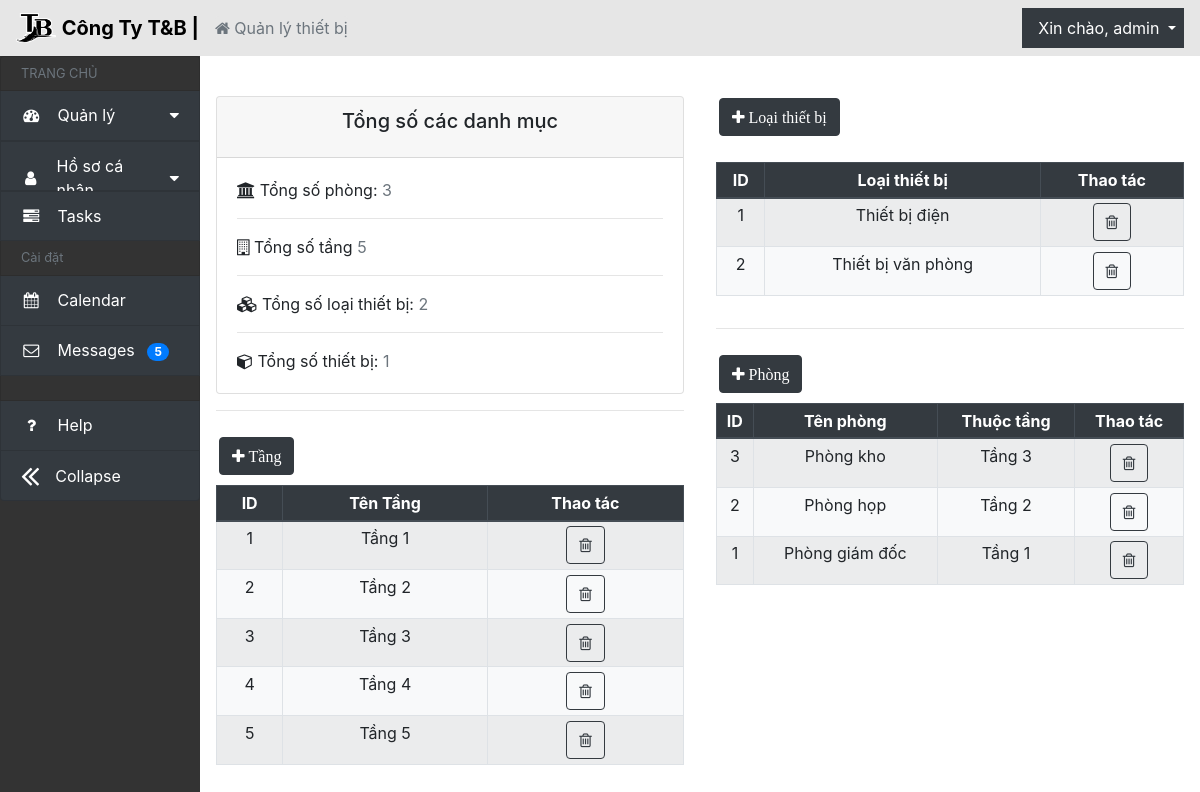
The page /vitri/ (signed in) on the database its author committed.
### QLthietbi_app/models.py (models this page shows, shortened)
class CustomUser(AbstractBaseUser, PermissionsMixin):
    username = models.CharField(_('username'), max_length=30, unique=True,
                                help_text=_('Yêu cầu 30 ký tự hoặc ít hơn. Chỉ chứa chữ cái, số và các ký tự @/./+/-/_'),
                                error_messages={
                                    'unique': _("Tên đăng nhập đã tồn tại."),
                                })
    ho = models.CharField(max_length=30, verbose_name='Họ')
    ten = models.CharField(max_length=30, verbose_name='Tên')
    GENDER_CHOICES = [
        ('nam', 'Nam'),
        ('nu', 'Nữ'),
        ('khac', 'Khác'),
    ]
    gioi_tinh = models.CharField(max_length=6, choices=GENDER_CHOICES, default='Chưa đặt giới tính', blank=True, null=True, verbose_name='Giới tính')
    USER_ROLES = [('quanly', 'Quản Lý'),('kythuatvien', 'Kỹ Thuật Viên'),]
    chuc_vu = models.CharField(choices=USER_ROLES, max_length=20, default='Chưa đặt chức vụ',verbose_name='Chức vụ')
    email = models.EmailField(verbose_name='Địa chỉ email', unique=True)
    sdt = models.CharField(max_length=10, null=True, blank=True, verbose_name='Số điện thoại')
    ngay_sinh = models.DateField(null=True, blank=True, verbose_name='Ngày sinh')
    ngay_vao_lam = models.DateField(null=True, blank=True, verbose_name='Ngày vào làm')
    is_active = models.BooleanField(default=True, verbose_name='Đang làm việc')
    is_staff = models.BooleanField(default=False, verbose_name='Nhân viên quản lý')
    objects = CustomUserManager()
    USERNAME_FIELD = 'username'
    REQUIRED_FIELDS = ['email']
    class Meta:
        verbose_name_plural = 'Người dùng'

class Tang(models.Model):
    ten_tang = models.CharField(max_length=10,verbose_name='Số tầng')
    class meta:
        ordering = ['-ten_tang']
        verbose_name_plural = 'Tầng'
    def __str__(self):
        return self.ten_tang

class LoaiThietBi(models.Model):
    ten_loaithietbi = models.CharField(max_length=30, verbose_name='Tên loại thiết bị')
    class Meta:
        ordering = ['-ten_loaithietbi']
        verbose_name_plural = 'Loại thiết bị'

class Phong(models.Model):
    tang = models.ForeignKey(Tang, on_delete=models.CASCADE, verbose_name='Tầng')
    ten_phong = models.CharField(max_length=30, verbose_name='Tên phòng')
    class Meta:
        ordering = ['-ten_phong']
        verbose_name_plural = 'Phòng'

### QLthietbi_app/views.py (the view)
# urls.py: path('vitri/', views.render_vitri_thietbi, name='render_vitri_thietbi'),
def render_vitri_thietbi(request):
    listPhong = Phong.objects.all()
    listTang = Tang.objects.all()
    listLoaiThietBi = LoaiThietBi.objects.all()
    ThietBiCount = ThietBi.objects.all().count()
    return render(request, 'vitri_thietbi.html', {'listPhong': listPhong, 'listTang': listTang, 'listLoaiThietBi': listLoaiThietBi, 'ThietBiCount': ThietBiCount})

### QLthietbi_app/templates/vitri_thietbi.html (shortened to what this page needs)
{% extends 'header.html' %}
{% block content %}
<div class="col-5 p-md-3">
  <br />
  <div class="card">
    <div class="card-header">
      <h5 class="card-title text-center">Tổng số các danh mục</h5>
    </div>
    <div class="card-body">
      <a
        ><i class="fa fa-university" aria-hidden="true"></i> Tổng số phòng:
        <span class="text-muted">{{ listPhong.count }}</span></a
      >
      <hr />
      <a
        ><i class="fa fa-building-o" aria-hidden="true"></i> Tổng số tầng
        <span class="text-muted">{{ listTang.count }}</span></a
      >
      <hr />
      <a
        ><i class="fa fa-cubes" aria-hidden="true"></i> Tổng số loại thiết bị:
        <span class="text-muted">{{ listLoaiThietBi.count }}</span></a
      >
      <hr />
      <a
        ><i class="fa fa-cube" aria-hidden="true"></i> Tổng số thiết bị:
        <span class="text-muted">{{ ThietBiCount }}</span></a
      >
    </div>
  </div>
  <hr />
  <div class="row element-button">
    <div class="px-3 py-2 pr-1">
      <button
        type="button"
        class="btn btn-dark"
        data-toggle="modal"
        data-target="#thietbiModal"
      >
        <i class="fa fa-plus" aria-hidden="true"> Tầng</i>
      </button>
    </div>
  </div>
  <div class="table-responsive">
    <table
      id="tang-table"
      class="table table-sm table-striped bg-light table-condensed table-bordered"
    >
      <thead class="thead-dark">
        <th class="text-center">ID</th>
        <th class="text-center">Tên Tầng</th>
        <th class="text-center">Thao tác</th>
      </thead>
      <tbody>
        <tr>
          {% csrf_token %} {% for Tang in listTang %}
          <td class="text-center">{{ Tang.id }}</td>
          <td class="text-center">Tầng {{ Tang.ten_tang }}</td>
          <td class="text-center">
            <a
              class="btn btn-outline-dark"
              data-placement="top"
              title="Xóa tầng"
              data-target="#confirmDelete1Modal-{{ ThietBi.id_thiet_bi }}"
              data-toggle="modal"
              data-tooltip="tooltip"
              id="delete-item"
              ><i class="fa fa-trash-o" aria-hidden="true"></i
            ></a>
          </td>
        </tr>
        {% endfor %}
      </tbody>
    </table>
  </div>
</div>
<div class="col-5 p-md-3">
  <div class="row element-button">
    <div class="px-3 py-4 pr-1">
      <button
        type="button"
        class="btn btn-dark"
        data-toggle="modal"
        data-target="#thietbiModal"
      >
        <i class="fa fa-plus" aria-hidden="true"> Loại thiết bị</i>
      </button>
    </div>
  </div>
  <div class="table-responsive">
    <table
      id="loai-table"
      class="table table-sm table-striped bg-light table-condensed table-bordered"
    >
      <thead class="thead-dark">
        <th class="text-center">ID</th>
        <th class="text-center">Loại thiết bị</th>
        <th class="text-center">Thao tác</th>
      </thead>
      <tbody>
        <tr>
          {% csrf_token %} {% for LoaiThietBi in listLoaiThietBi %}
          <td class="text-center">{{ LoaiThietBi.id }}</td>
          <td class="text-center">{{ LoaiThietBi.ten_loaithietbi }}</td>
          <td class="text-center">
            <a
              class="btn btn-outline-dark"
              data-placement="top"
              title="Xóa loại thiết bị"
              data-target="#confirmDelete1Modal-{{ ThietBi.id_thiet_bi }}"
              data-toggle="modal"
              data-tooltip="tooltip"
              id="delete-item"
              ><i class="fa fa-trash-o" aria-hidden="true"></i
            ></a>
          </td>
        </tr>
        {% endfor %}
      </tbody>
    </table>
  </div>
  <hr />
  <div class="row element-button">
    <div class="px-3 py-2 pr-1">
      <button
        type="button"
        class="btn btn-dark"
        data-toggle="modal"
        data-target="#thietbiModal"
      >
        <i class="fa fa-plus" aria-hidden="true"> Phòng</i>
      </button>
    </div>
  </div>
  <div class="table-responsive">
    <table
      id="phong-table"
      class="table table-sm table-striped bg-light table-condensed table-bordered"
    >
      <thead class="thead-dark">
        <th class="text-center">ID</th>
        <th class="text-center">Tên phòng</th>
        <th class="text-center">Thuộc tầng</th>
        <th class="text-center">Thao tác</th>
      </thead>
      <tbody>
        <tr>
          {% csrf_token %} {% for Phong in listPhong %}
          <td class="text-center">{{ Phong.id }}</td>
          <td class="text-center">Phòng {{ Phong.ten_phong }}</td>
          <td class="text-center">Tầng {{ Phong.tang }}</td>
          <td class="text-center">
            <a
              class="btn btn-outline-dark"
              data-placement="top"
              title="Xóa phòng"
              data-target="#confirmDelete1Modal-{{ ThietBi.id_thiet_bi }}"
              data-toggle="modal"
              data-tooltip="tooltip"
              id="delete-item"
              ><i class="fa fa-trash-o" aria-hidden="true"></i
            ></a>
          </td>
        </tr>
        {% endfor %}
      </tbody>
    </table>
  </div>
</div>
{% endblock %}

### QLthietbi_app/templates/header.html (shortened to what this page needs)
{% load static %} {%load crispy_forms_tags %}
<!DOCTYPE html>
<html lang="en">
  <head>
    <link
      rel="stylesheet"
      href="https://cdn.jsdelivr.net/npm/bootstrap@4.6.2/dist/css/bootstrap.min.css"
    />
    <link
      rel="stylesheet"
      href="https://stackpath.bootstrapcdn.com/font-awesome/4.7.0/css/font-awesome.min.css"
    />
    <link
      rel="stylesheet"
      href="https://cdnjs.cloudflare.com/ajax/libs/normalize/8.0.1/normalize.min.css"
    />
    <link
      rel="stylesheet"
      href="https://cdn.datatables.net/1.13.4/css/dataTables.bootstrap4.min.css"
    />
    <link rel="stylesheet" href="../static/css/quanly.css" />
  </head>
  <body>
    <nav
      class="navbar navbar-expand-md navbar"
      style="background-color: #e6e6e6"
    >
      <a class="navbar-brand" href="#">
        <img
          src="{% static 'imgs/logo.png' %}"
          width="40"
          height="30"
          class="d-inline-block align-top"
          alt=""
        />
        <span style="font-weight: bold; color: black">Công Ty T&B |</span>
      </a>
      <ol class="breadcrumb">
        <li class="breadcrumb-item active" aria-current="page">
          <i class="fa fa-home" aria-hidden="true"></i> Quản lý thiết bị
        </li>
      </ol>
      <div class="collapse navbar-collapse" id="navbarNavDropdown">
        <ul class="navbar-nav ml-auto">
          <li class="nav-item dropdown">
            <a
              class="nav-link dropdown-toggle bg-dark"
              href="#"
              id="navbarDropdownMenuLink"
              data-toggle="dropdown"
            >
              <span class="ml-2" style="color: white"
                >Xin chào, {{user.username}}</span
              >
            </a>
          </li>
        </ul>
      </div>
    </nav>
    <div class="row" id="body-row">
      <div
        id="sidebar-container"
        class="sidebar-expanded d-none d-md-block col-2"
      >
        <ul class="list-group sticky-top sticky-offset">
          <li
            class="list-group-item sidebar-separator-title text-muted d-flex align-items-center menu-collapsed"
          >
            <small>TRANG CHỦ</small>
          </li>
          <a
            href="#submenu1"
            data-toggle="collapse"
            aria-expanded="false"
            class="bg-dark list-group-item list-group-item-action flex-column align-items-start"
          >
            <div class="d-flex w-100 justify-content-start align-items-center">
              <span class="fa fa-dashboard fa-fw mr-3"></span>
              <span class="menu-collapsed">Quản lý</span>
              <span class="submenu-icon ml-auto"></span>
            </div>
          </a>
          <a
            href="#submenu2"
            data-toggle="collapse"
            aria-expanded="false"
            class="bg-dark list-group-item list-group-item-action flex-column align-items-start"
          >
            <div class="d-flex w-100 justify-content-start align-items-center">
              <span class="fa fa-user fa-fw mr-3"></span>
              <span class="menu-collapsed">Hồ sơ cá nhân</span>
              <span class="submenu-icon ml-auto"></span>
            </div>
          </a>
          <a href="#" class="bg-dark list-group-item list-group-item-action">
            <div class="d-flex w-100 justify-content-start align-items-center">
              <span class="fa fa-tasks fa-fw mr-3"></span>
              <span class="menu-collapsed">Tasks</span>
            </div>
          </a>
          <li
            class="list-group-item sidebar-separator-title text-muted d-flex align-items-center menu-collapsed"
          >
            <small>Cài đặt</small>
          </li>
          <a href="#" class="bg-dark list-group-item list-group-item-action">
            <div class="d-flex w-100 justify-content-start align-items-center">
              <span class="fa fa-calendar fa-fw mr-3"></span>
              <span class="menu-collapsed">Calendar</span>
            </div>
          </a>
          <a href="#" class="bg-dark list-group-item list-group-item-action">
            <div class="d-flex w-100 justify-content-start align-items-center">
              <span class="fa fa-envelope-o fa-fw mr-3"></span>
              <span class="menu-collapsed"
                >Messages
                <span class="badge badge-pill badge-primary ml-2">5</span></span
              >
            </div>
          </a>
          <li class="list-group-item sidebar-separator menu-collapsed"></li>
          <a href="#" class="bg-dark list-group-item list-group-item-action">
            <div class="d-flex w-100 justify-content-start align-items-center">
              <span class="fa fa-question fa-fw mr-3"></span>
              <span class="menu-collapsed">Help</span>
            </div>
          </a>
          <a
            href="#"
            data-toggle="sidebar-colapse"
            class="bg-dark list-group-item list-group-item-action d-flex align-items-center"
          >
            <div class="d-flex w-100 justify-content-start align-items-center">
              <span id="collapse-icon" class="fa fa-2x mr-3"></span>
              <span id="collapse-text" class="menu-collapsed">Collapse</span>
            </div>
          </a>
        </ul>
      </div>
      {% block content %}{% endblock %}
    </div>
  </body>
</html>

### QLthietbi_app/static/css/quanly.css (style rules this page uses)
body { background-size: cover; background-repeat: no-repeat; background-attachment: fixed; background-position: center; }
body { background-image: url("https://static.pexels.com/photos/414171/pexels-photo-414171.jpeg"); background-size: cover; -webkit-animation: slidein 100s; animation: slidein 100s; -webkit-animation-fill-mode: forwards; animation-fill-mode: forwards; -webkit-animation-iteration-count: infinite; animation-iteration-count: infinite; -webkit-animation-direction: alternate; animation-direction: alternate; }
.dropdown-toggle::after { color: white; }
.btn-dark { margin: 2px; }
#body-row { margin-left: 0; margin-right: 0; }
#sidebar-container { min-height: 100vh; background-color: #333; padding: 0; }
.sidebar-expanded { width: 230px !important;; }
#sidebar-container .list-group a { height: 50px; color: white; }
.sidebar-separator-title { background-color: #333; height: 35px; }
.sidebar-separator { background-color: #333; height: 25px; }
#sidebar-container .list-group .list-group-item[aria-expanded="false"] .submenu-icon::after { content: " \f0d7"; font-family: FontAwesome; display: inline; text-align: right; padding-left: 10px; }
.breadcrumb { background-color: #e6e6e6; color: #343a40; padding: 0%; margin: 0%; }

### rows shown on the page
CustomUser: username "admin"
Tang: id "1", ten_tang "1"
Tang: id "2", ten_tang "2"
Tang: id "3", ten_tang "3"
Tang: id "4", ten_tang "4"
Tang: id "5", ten_tang "5"
LoaiThietBi: id "1", ten_loaithietbi "Thiết bị điện"
LoaiThietBi: id "2", ten_loaithietbi "Thiết bị văn phòng"
Phong: id "3", ten_phong "kho", tang "3"
Phong: id "2", ten_phong "họp", tang "2"
Phong: id "1", ten_phong "giám đốc", tang "1"

### other values the page prints
{{ listPhong.count }} "3"
{{ listTang.count }} "5"
{{ listLoaiThietBi.count }} "2"
{{ ThietBiCount }} "1"
